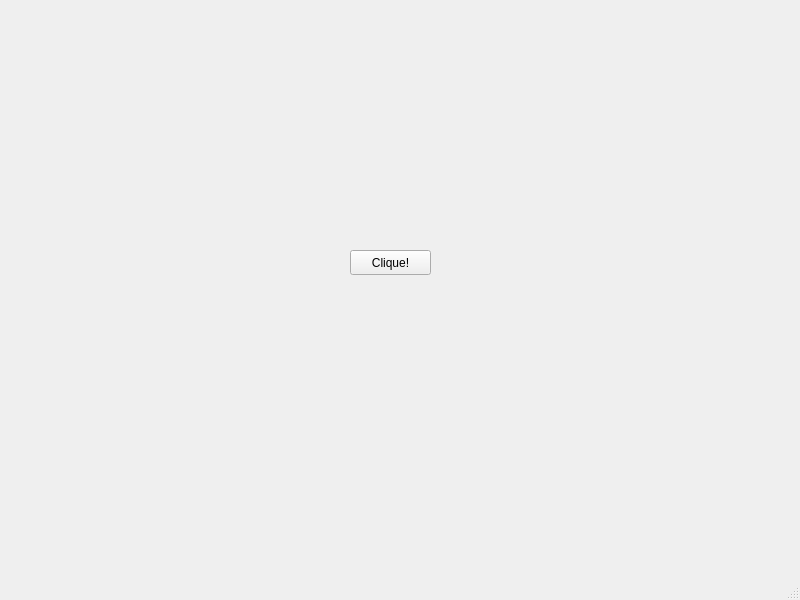
<?xml version="1.0" encoding="UTF-8"?>
<ui version="4.0">
 <class>MainWindow</class>
 <widget class="QMainWindow" name="MainWindow">
  <property name="geometry">
   <rect>
    <x>0</x>
    <y>0</y>
    <width>800</width>
    <height>600</height>
   </rect>
  </property>
  <property name="windowTitle">
   <string>Psy-R</string>
  </property>
  <widget class="QWidget" name="centralwidget">
   <widget class="QPushButton" name="hello_btn">
    <property name="geometry">
     <rect>
      <x>350</x>
      <y>250</y>
      <width>81</width>
      <height>25</height>
     </rect>
    </property>
    <property name="text">
     <string>Clique!</string>
    </property>
   </widget>
  </widget>
  <widget class="QMenuBar" name="menubar">
   <property name="geometry">
    <rect>
     <x>0</x>
     <y>0</y>
     <width>800</width>
     <height>22</height>
    </rect>
   </property>
  </widget>
  <widget class="QStatusBar" name="statusbar"/>
 </widget>
 <resources/>
 <connections/>
</ui>
